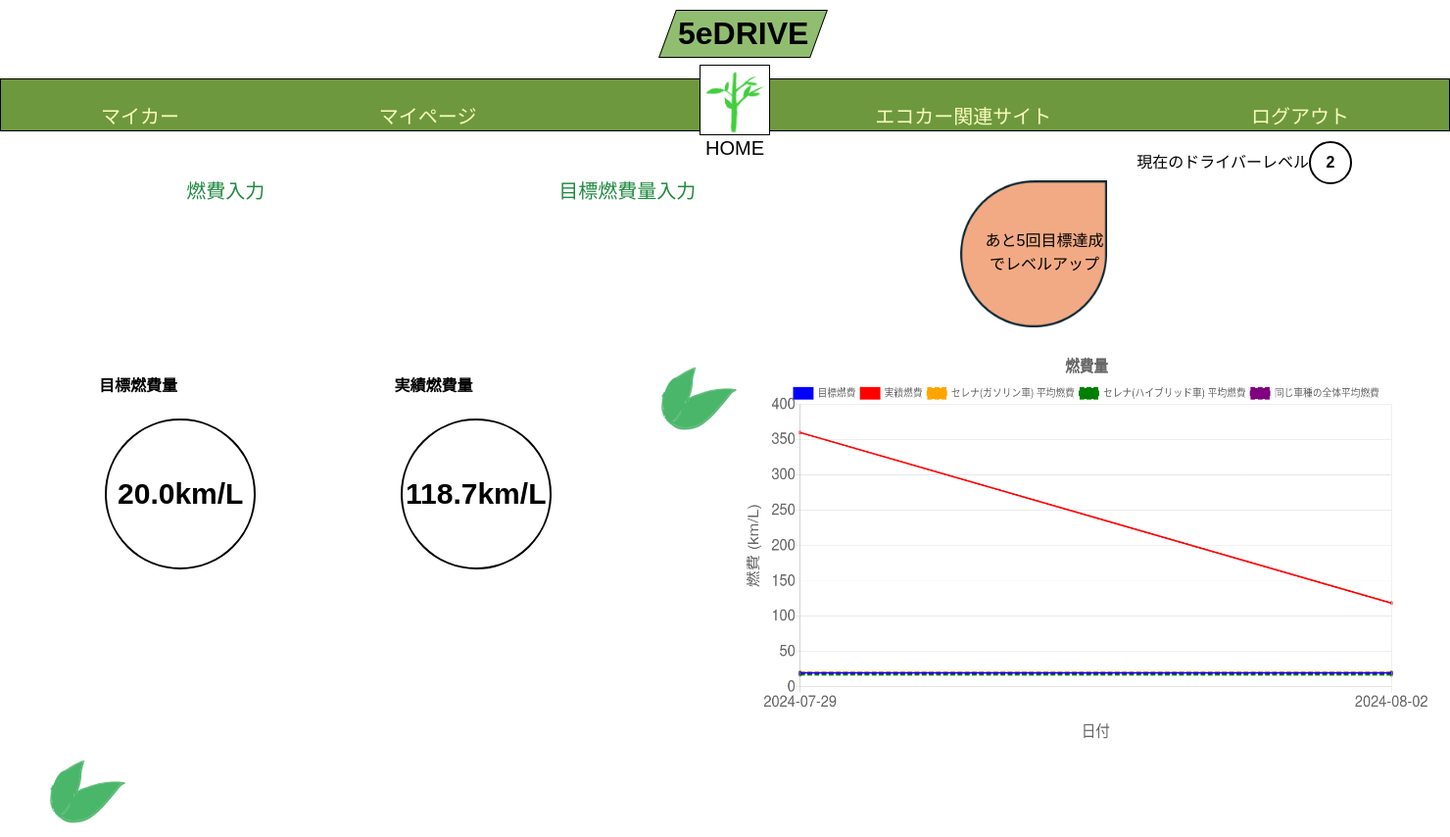
Page /Edrive/home/ (signed in) on the earlier database version.
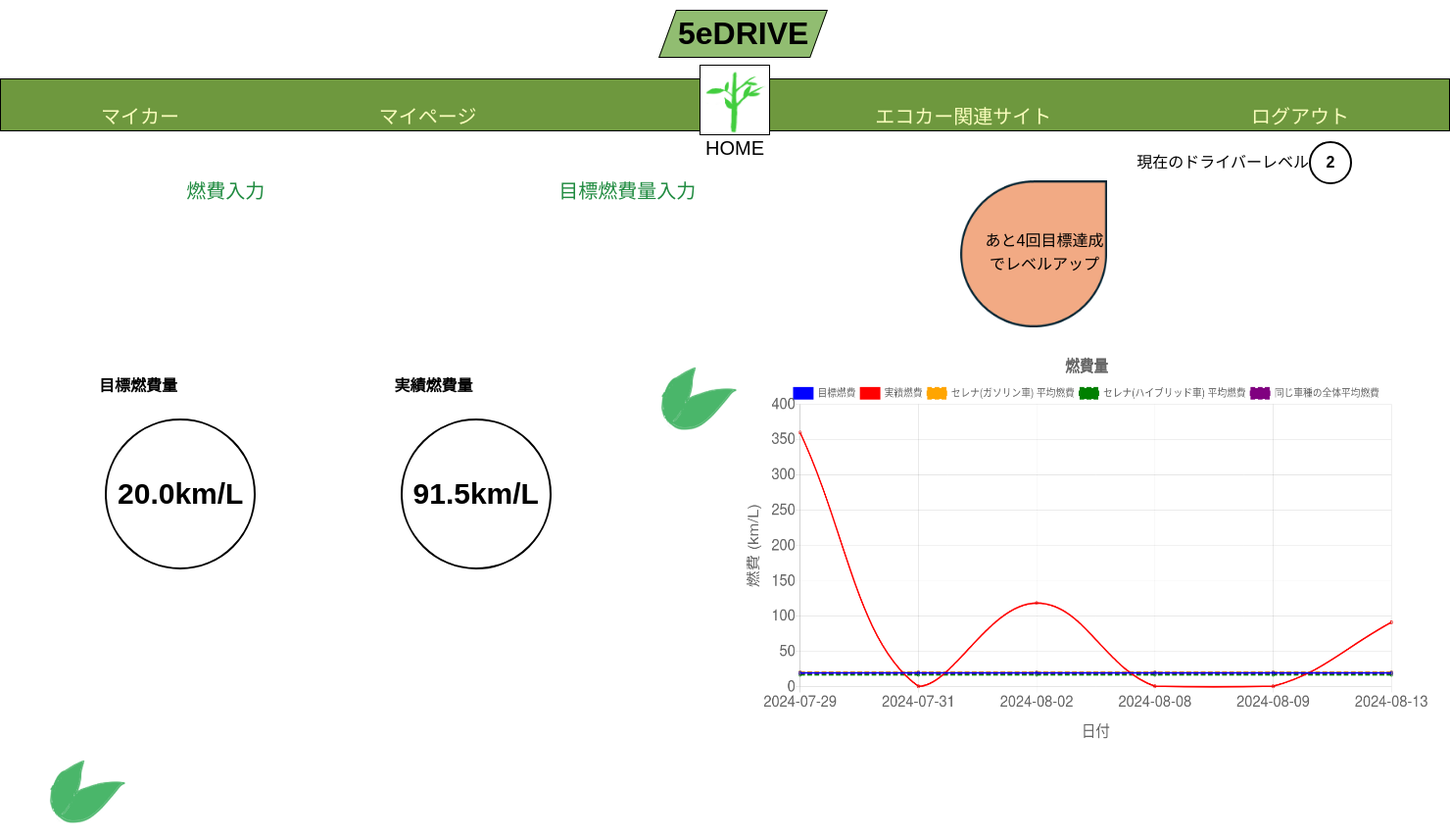
Same page on the later database version.
### Edrive/models.py (models this page shows, shortened)
class FuelRecord(models.Model):
    my_car = models.ForeignKey(MyCar, on_delete=models.CASCADE, default=1)
    distance = models.FloatField(verbose_name="走行距離 (km)")
    fuel_amount = models.FloatField(verbose_name="給油量 (L)")
    fuel_efficiency = models.FloatField(verbose_name="燃費 (km/L)", blank=True, null=True, editable=False)
    date = models.DateField(verbose_name="日付", default=timezone.now)
    created_at = models.DateTimeField(auto_now_add=True, null=True)  # auto_now_add=True を削除
    updated_at = models.DateTimeField(auto_now=True,null=True)
    class Meta:
        db_table = 'fuel_records'
        constraints = [
            models.UniqueConstraint(
                name='records_unique',
                fields=[
                    'my_car',
                    'date',
                ]
            )
        ]

### Edrive/views.py (the view)
# urls.py: path('home/',HomeView.as_view(), name = 'home'),
class HomeView(LoginRequiredMixin,View):
    template_name = 'home.html'
    def get(self, request, *args, **kwargs):
        user = request.user
        try:
            user_instance = User.objects.get(email=user.email)
        except User.DoesNotExist:
            user_instance = None
        if user_instance is None:
            return render(request, self.template_name)
        my_cars = MyCar.objects.filter(user=user_instance)if MyCar.objects.filter(user=user_instance).exists() else []
        fuel_records = FuelRecord.objects.filter(my_car__user=user_instance, fuel_efficiency__isnull=False).order_by('date')
        average_fuel = []
        for my_car in my_cars:
           if my_car and my_car.car_model:
             car_model_name = my_car.car_model.car_model_name
             gasoline_model = CarModel.objects.filter(car_model_name__icontains=car_model_name.split('(')[0], engine_type='gasoline').first()
             hybrid_model = CarModel.objects.filter(car_model_name__icontains=car_model_name.split('(')[0], engine_type='hybrid').first()
             if gasoline_model:
                average_fuel.append({
                  'car_model_name': gasoline_model.car_model_name,
                  'average_fuel_efficiency': gasoline_model.average_fuel_efficiency,
                  'engine_type': gasoline_model.engine_type,
               })
             if hybrid_model:
              average_fuel.append({
                 'car_model_name': hybrid_model.car_model_name,
                 'average_fuel_efficiency': hybrid_model.average_fuel_efficiency,
                 'engine_type': hybrid_model.engine_type,
                 })
        else:
            pass
        print(average_fuel)
        latest_fuel_record = fuel_records.last() if fuel_records.exists() else None
        remaining_targets = 5 - user_instance.target_achievement_count
        target_efficiency_data = []
        achieved_efficiency_data = []
        dates = []
        average_fuel_efficiencies = []
        for record in fuel_records:
            target_efficiency_data.append(record.my_car.target_fuel_efficiency)
            achieved_efficiency_data.append(record.fuel_efficiency)
            dates.append(record.date.strftime('%Y-%m-%d'))
        car_groups = []
        for my_car in my_cars:
            if my_car and my_car.car_model:
              car_group = my_car.car_model.car_group
              car_groups.append(car_group)
            else:
              messages.error(request, "車のモデル情報が見つかりません。車を登録してください。")
              return redirect('Edrive:mycar_detail', user.pk)  # 例: 車登録ページにリダイレクト
        car_groups = set(car_groups)
        average_fuel_efficiencies = []
        for group in car_groups:
            car_models_in_group = CarModel.objects.filter(car_group=group)
            for car_model in car_models_in_group:
                average_fuel_efficiencies.append({
                    'car_model_name': car_model.car_model_name,
                    'average_fuel_efficiency': car_model.average_fuel_efficiency,
                    'engine_type': car_model.engine_type,  # car_typeを追加
                    'car_group': car_model.car_group,  # car_groupも追加
                })
        average_fuel_efficiency_all = []
        if my_cars:
            my_car = my_cars.first()  # マイカーを取得
            if my_car:
               print(f"my_car: {my_car}")
               car_group = my_car.car_model.car_group
               print(f'Car Group: {car_group}')
               if car_group:
                   average_fuel_efficiency_all = CarModel.objects.filter(
                      car_group=car_group
                   ).aggregate(average_fuel_efficiency=Avg('average_fuel_efficiency'))['average_fuel_efficiency']
                   print(f'Average Fuel Efficiency All: {average_fuel_efficiency_all}')  # デバッグ用: 平均燃費の確認
               else:
                  print('Car Group is None')
            else:
              print('No My Car Found')
        else:
           average_fuel_efficiency_all = None
        plt.switch_backend('Agg')  # バックエンドを変更
        fig, ax = plt.subplots()
        ax.plot( dates,target_efficiency_data,color='blue', label='目標燃費')
        ax.plot(dates, achieved_efficiency_data, color='red',label='実績燃費')
        for group_data in average_fuel_efficiencies:
            ax.axhline(y=group_data['average_fuel_efficiency'], color='green', linestyle='--', label=f'{group_data["car_model_name"]} 平均燃費')
        buf = io.BytesIO()
        plt.savefig(buf, format='png')
        buf.seek(0)
        graph_url = base64.b64encode(buf.getvalue()).decode('utf-8')
        buf.close()
        print(average_fuel_efficiency_all)
        context = {
            'user': user_instance,
            'my_cars': my_cars,
            'fuel_records': fuel_records,
            'target_achievement_count': user_instance.target_achievement_count,
            'remaining_targets': remaining_targets,
            'target_efficiency_data': json.dumps(target_efficiency_data),
            'achieved_efficiency_data': json.dumps(achieved_efficiency_data),
            'average_fuel_efficiencies':json.dumps(average_fuel_efficiencies),
            'graph_url': graph_url,
            'latest_fuel_record': latest_fuel_record,
            'dates': json.dumps(dates),
            'average_fuel_efficiency_all': json.dumps(average_fuel_efficiency_all),
            'average_fuel': json.dumps(average_fuel),
        }
        return render(request, self.template_name, context)

### templates/home.html (shortened to what this page needs)
{% load static %}
<!DOCTYPE html>
<html lang="ja">
   <head>
      <link rel="stylesheet" href="{% static 'css/style.css' %}">
   </head>
   <body>
       <div class="parallelogram">
        <h1>5eDRIVE</h1>
        </div>
        <header class="header-container">
      <nav class="navbar navbar-expand-lg navbar-light bg-light">
        <a class="navbar-brand" href="{% url 'Edrive:my_car' user.pk %}">マイカー</a>
        <a class="navbar-brand" href="{% url 'Edrive:mypage' user.pk %}">マイページ</a>
        <div class="logo">
        <a href="{% url 'Edrive:home' %}" class="home-link">
             <img src = "{% get_media_prefix %}shinryoku.png"  alt = "ホーム">
             <p>HOME</p>
        </a>
        </div>
        <a class="navbar-brand" href="{% url 'Edrive:eco_car_site' %}">エコカー関連サイト</a>
        <a class="navbar-brand" href="{% url 'Edrive:logout' %}">ログアウト</a>
      </nav>
      </header>
    <div class="achievement-info">
    <div class="nav-links">
    <a class="navbar-brand" href="{% url 'Edrive:records' user.pk %}">燃費入力</a>
    <a class="navbar-brand" href="{% url 'Edrive:target_fuelefficiency' user.pk %}">目標燃費量入力</a>
    </div>
    <div class="shape"><img src = "{% get_media_prefix %}driver.png"  alt = "しずく">
    </div>
    <p class="achievement-text">あと{{ remaining_targets }}回目標達成<br>でレベルアップ</p>
    <p>現在のドライバーレベル<span class="current-level">{{ user.driver_level }}</span></p>
    </div>
    <div class="achievement-container">
        <div class="target-achievement">
            <h4>目標燃費量</h4>
    {% for my_car in my_cars %}
       {% if my_car.target_fuel_efficiency %}
         <div class="value">{{ my_car.target_fuel_efficiency }}km/L</div>
         {% endif %}
    {% endfor %}
    </div>
        <div class="actual-achievement">
            <h4>実績燃費量</h4>
       {% if latest_fuel_record %}
        <div class="value">{{ latest_fuel_record.fuel_efficiency|floatformat:1 }}km/L</div>
       {% else %}
        <div class="value">None</div>
       {% endif %}
         </div>
   <div class="you">
   <img src = "{% get_media_prefix %}you.png"  alt = "葉">
   </div>
   <canvas id="fuelEfficiencyChart" ></canvas>
   </div>
   <div class="you">
   <img src = "{% get_media_prefix %}you.png"  alt = "葉">
   </div>
</body>
</html>

Differences in the rows shown:
no longer on this page (row unchanged): FuelRecord: fuel_efficiency "118.7"
added FuelRecord: fuel_efficiency "91.5"
Other differences:
{{ remaining_targets }}: "5" → "4"
chart data {{ target_efficiency_data|escapejs }}: [20.0, 20.0] → [20.0, 20.0, 20.0, 20.0, 20.0, 20.0]
chart data {{ achieved_efficiency_data|escapejs }}: [360.0, 118.66666666666667] → [360.0, 1.0, 118.66666666666667, 1.0, 1.0, 91.5]
